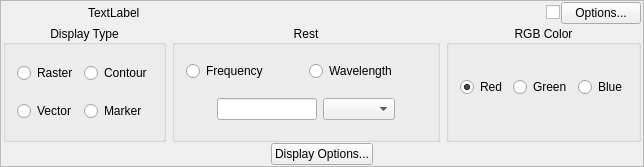
<?xml version="1.0" encoding="UTF-8"?>
<ui version="4.0">
 <class>ImageViewClass</class>
 <widget class="QFrame" name="ImageViewClass">
  <property name="geometry">
   <rect>
    <x>0</x>
    <y>0</y>
    <width>644</width>
    <height>167</height>
   </rect>
  </property>
  <property name="windowTitle">
   <string>ImageView</string>
  </property>
  <property name="frameShape">
   <enum>QFrame::StyledPanel</enum>
  </property>
  <property name="frameShadow">
   <enum>QFrame::Raised</enum>
  </property>
  <layout class="QVBoxLayout" name="verticalLayout_3">
   <property name="spacing">
    <number>1</number>
   </property>
   <property name="leftMargin">
    <number>2</number>
   </property>
   <property name="topMargin">
    <number>1</number>
   </property>
   <property name="rightMargin">
    <number>2</number>
   </property>
   <property name="bottomMargin">
    <number>1</number>
   </property>
   <item>
    <layout class="QHBoxLayout" name="horizontalLayout">
     <property name="spacing">
      <number>1</number>
     </property>
     <property name="leftMargin">
      <number>5</number>
     </property>
     <item>
      <widget class="QWidget" name="displayTypeHolder" native="true">
       <property name="sizePolicy">
        <sizepolicy hsizetype="Preferred" vsizetype="Preferred">
         <horstretch>0</horstretch>
         <verstretch>0</verstretch>
        </sizepolicy>
       </property>
       <property name="minimumSize">
        <size>
         <width>15</width>
         <height>10</height>
        </size>
       </property>
       <property name="maximumSize">
        <size>
         <width>400</width>
         <height>20</height>
        </size>
       </property>
       <property name="toolTip">
        <string>Image Display Type: 'R'=Raster, 'C'=Contour, &quot;M'=Marker, 'V'=Vector</string>
       </property>
       <property name="autoFillBackground">
        <bool>true</bool>
       </property>
      </widget>
     </item>
     <item>
      <widget class="QWidget" name="coordinateMasterHolder" native="true">
       <property name="sizePolicy">
        <sizepolicy hsizetype="Preferred" vsizetype="Preferred">
         <horstretch>0</horstretch>
         <verstretch>0</verstretch>
        </sizepolicy>
       </property>
       <property name="minimumSize">
        <size>
         <width>15</width>
         <height>10</height>
        </size>
       </property>
       <property name="maximumSize">
        <size>
         <width>400</width>
         <height>20</height>
        </size>
       </property>
       <property name="toolTip">
        <string>A &quot;MC&quot; indicates this is the master image used to determine the coordinate system.</string>
       </property>
       <property name="autoFillBackground">
        <bool>true</bool>
       </property>
      </widget>
     </item>
     <item>
      <widget class="QLabel" name="hueMasterHolder">
       <property name="minimumSize">
        <size>
         <width>15</width>
         <height>10</height>
        </size>
       </property>
       <property name="maximumSize">
        <size>
         <width>16777215</width>
         <height>20</height>
        </size>
       </property>
       <property name="text">
        <string/>
       </property>
      </widget>
     </item>
     <item>
      <widget class="QLabel" name="saturationMasterHolder">
       <property name="minimumSize">
        <size>
         <width>15</width>
         <height>10</height>
        </size>
       </property>
       <property name="maximumSize">
        <size>
         <width>16777215</width>
         <height>20</height>
        </size>
       </property>
       <property name="text">
        <string/>
       </property>
      </widget>
     </item>
     <item>
      <widget class="QLabel" name="colorLabel">
       <property name="minimumSize">
        <size>
         <width>15</width>
         <height>20</height>
        </size>
       </property>
       <property name="maximumSize">
        <size>
         <width>16777215</width>
         <height>20</height>
        </size>
       </property>
       <property name="text">
        <string/>
       </property>
      </widget>
     </item>
     <item>
      <widget class="QLabel" name="imageNameLabel">
       <property name="sizePolicy">
        <sizepolicy hsizetype="MinimumExpanding" vsizetype="Preferred">
         <horstretch>0</horstretch>
         <verstretch>0</verstretch>
        </sizepolicy>
       </property>
       <property name="text">
        <string>TextLabel</string>
       </property>
       <property name="alignment">
        <set>Qt::AlignLeading|Qt::AlignLeft|Qt::AlignVCenter</set>
       </property>
      </widget>
     </item>
     <item>
      <spacer name="horizontalSpacer">
       <property name="orientation">
        <enum>Qt::Horizontal</enum>
       </property>
       <property name="sizeHint" stdset="0">
        <size>
         <width>5</width>
         <height>15</height>
        </size>
       </property>
      </spacer>
     </item>
     <item>
      <widget class="QCheckBox" name="selectCheckBox">
       <property name="toolTip">
        <string>Register/unregister the image.</string>
       </property>
       <property name="text">
        <string/>
       </property>
      </widget>
     </item>
     <item>
      <widget class="QPushButton" name="openCloseButton">
       <property name="toolTip">
        <string>Minimize/Maximize the display properties of the image.</string>
       </property>
       <property name="text">
        <string>Options...</string>
       </property>
      </widget>
     </item>
    </layout>
   </item>
   <item>
    <layout class="QHBoxLayout" name="widgetLayout">
     <item>
      <widget class="QGroupBox" name="displayGroupBox">
       <property name="title">
        <string>Display Type</string>
       </property>
       <property name="alignment">
        <set>Qt::AlignCenter</set>
       </property>
       <layout class="QGridLayout" name="gridLayout">
        <property name="topMargin">
         <number>1</number>
        </property>
        <property name="bottomMargin">
         <number>1</number>
        </property>
        <property name="verticalSpacing">
         <number>1</number>
        </property>
        <item row="0" column="0">
         <widget class="QRadioButton" name="rasterRadio">
          <property name="toolTip">
           <string>Display as a &quot;raster&quot;.</string>
          </property>
          <property name="text">
           <string>Raster</string>
          </property>
         </widget>
        </item>
        <item row="1" column="0">
         <widget class="QRadioButton" name="vectorRadio">
          <property name="toolTip">
           <string>Display as a &quot;vector&quot;.</string>
          </property>
          <property name="text">
           <string>Vector</string>
          </property>
         </widget>
        </item>
        <item row="1" column="1">
         <widget class="QRadioButton" name="markerRadio">
          <property name="toolTip">
           <string>Display as a &quot;marker&quot;.</string>
          </property>
          <property name="text">
           <string>Marker</string>
          </property>
         </widget>
        </item>
        <item row="0" column="1">
         <widget class="QRadioButton" name="contourRadio">
          <property name="toolTip">
           <string>Display as a &quot;contour&quot;.</string>
          </property>
          <property name="text">
           <string>Contour</string>
          </property>
         </widget>
        </item>
       </layout>
      </widget>
     </item>
     <item>
      <widget class="QGroupBox" name="restGroupBox">
       <property name="title">
        <string>Rest</string>
       </property>
       <property name="alignment">
        <set>Qt::AlignCenter</set>
       </property>
       <layout class="QVBoxLayout" name="verticalLayout">
        <property name="spacing">
         <number>1</number>
        </property>
        <property name="topMargin">
         <number>0</number>
        </property>
        <property name="bottomMargin">
         <number>1</number>
        </property>
        <item>
         <layout class="QHBoxLayout" name="horizontalLayout_6">
          <item>
           <widget class="QRadioButton" name="frequencyRadio">
            <property name="toolTip">
             <string>Rest Frequency</string>
            </property>
            <property name="text">
             <string>Frequency</string>
            </property>
           </widget>
          </item>
          <item>
           <widget class="QRadioButton" name="wavelengthRadio">
            <property name="toolTip">
             <string>Rest Wavelength</string>
            </property>
            <property name="text">
             <string>Wavelength</string>
            </property>
           </widget>
          </item>
         </layout>
        </item>
        <item>
         <layout class="QHBoxLayout" name="horizontalLayout_4">
          <item>
           <spacer name="horizontalSpacer_8">
            <property name="orientation">
             <enum>Qt::Horizontal</enum>
            </property>
            <property name="sizeHint" stdset="0">
             <size>
              <width>40</width>
              <height>20</height>
             </size>
            </property>
           </spacer>
          </item>
          <item>
           <widget class="QLineEdit" name="restLineEdit">
            <property name="toolTip">
             <string>Rest frequency/wavelength for the image.</string>
            </property>
           </widget>
          </item>
          <item>
           <widget class="QComboBox" name="restUnitsCombo">
            <property name="sizePolicy">
             <sizepolicy hsizetype="Preferred" vsizetype="Fixed">
              <horstretch>0</horstretch>
              <verstretch>0</verstretch>
             </sizepolicy>
            </property>
            <property name="minimumSize">
             <size>
              <width>0</width>
              <height>0</height>
             </size>
            </property>
            <property name="toolTip">
             <string>Units for rest frequency/wavelength.</string>
            </property>
           </widget>
          </item>
          <item>
           <spacer name="horizontalSpacer_9">
            <property name="orientation">
             <enum>Qt::Horizontal</enum>
            </property>
            <property name="sizeHint" stdset="0">
             <size>
              <width>40</width>
              <height>20</height>
             </size>
            </property>
           </spacer>
          </item>
         </layout>
        </item>
       </layout>
      </widget>
     </item>
     <item>
      <widget class="QGroupBox" name="colorGroupBox">
       <property name="title">
        <string>RGB Color</string>
       </property>
       <property name="alignment">
        <set>Qt::AlignCenter</set>
       </property>
       <layout class="QVBoxLayout" name="verticalLayout_2">
        <property name="spacing">
         <number>1</number>
        </property>
        <property name="topMargin">
         <number>1</number>
        </property>
        <item>
         <layout class="QHBoxLayout" name="horizontalLayout_2">
          <item>
           <widget class="QRadioButton" name="redRadio">
            <property name="toolTip">
             <string>Use a base color of red for this image when images are combined in RGB mode.</string>
            </property>
            <property name="text">
             <string>Red</string>
            </property>
            <property name="checked">
             <bool>true</bool>
            </property>
           </widget>
          </item>
          <item>
           <widget class="QRadioButton" name="greenRadio">
            <property name="toolTip">
             <string>Use a base color of green to display this image when images are combined in RGB mode.</string>
            </property>
            <property name="text">
             <string>Green</string>
            </property>
           </widget>
          </item>
          <item>
           <widget class="QRadioButton" name="blueRadio">
            <property name="toolTip">
             <string>Use a base color of blue to display this image when images are combined in RGB mode.</string>
            </property>
            <property name="text">
             <string>Blue</string>
            </property>
           </widget>
          </item>
         </layout>
        </item>
       </layout>
      </widget>
     </item>
    </layout>
   </item>
   <item>
    <layout class="QHBoxLayout" name="displayOptionsLayout">
     <item>
      <spacer name="horizontalSpacer_5">
       <property name="orientation">
        <enum>Qt::Horizontal</enum>
       </property>
       <property name="sizeHint" stdset="0">
        <size>
         <width>40</width>
         <height>1</height>
        </size>
       </property>
      </spacer>
     </item>
     <item>
      <widget class="QPushButton" name="dataOptionsButton">
       <property name="toolTip">
        <string>Open the data display options for this image.</string>
       </property>
       <property name="text">
        <string>Display Options...</string>
       </property>
      </widget>
     </item>
     <item>
      <spacer name="horizontalSpacer_6">
       <property name="orientation">
        <enum>Qt::Horizontal</enum>
       </property>
       <property name="sizeHint" stdset="0">
        <size>
         <width>40</width>
         <height>1</height>
        </size>
       </property>
      </spacer>
     </item>
    </layout>
   </item>
  </layout>
 </widget>
 <layoutdefault spacing="6" margin="11"/>
 <resources/>
 <connections/>
</ui>
